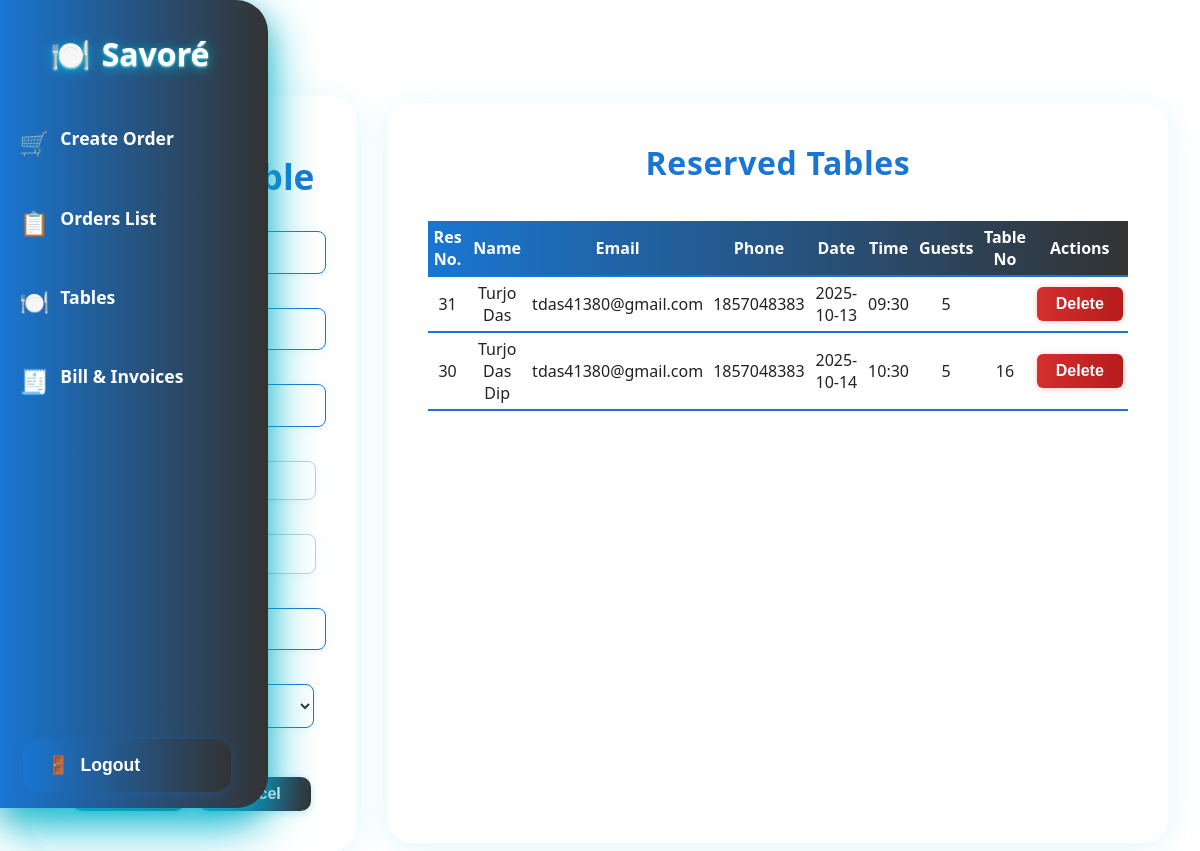
Page /employee/html/tables.php on the committed database.
### tables this page shows
CREATE TABLE `tables` (
  `id` int(10) UNSIGNED NOT NULL,
  `name` varchar(100) NOT NULL,
  `email` varchar(100) NOT NULL,
  `mobile` int(10) NOT NULL,
  `datee` varchar(200) NOT NULL,
  `times` varchar(200) NOT NULL,
  `guests` int(100) NOT NULL,
  `tableno` int(100) DEFAULT NULL
);

### employee/html/tables.php (the view, shortened to what this page needs)
<?php
require_once '../config/database.php';
$errors = [];
$reservations = array();
$result = $conn->query("SELECT * FROM tables ORDER BY id DESC");
if ($result) {
    while ($row = $result->fetch_assoc()) {
        $reservations[] = $row;
    }
}
?>
<!DOCTYPE html>
<html lang="en">
<head>
    <link rel="stylesheet" href="../css/tables.css">
    <link rel="stylesheet" href="../css/styles.css">
</head>
<body>
    <aside class="sidebar">
        <div class="sidebar-logo">
            <span class="logo-icon">🍽️</span>
            <span class="logo-text">Savoré</span>
        </div>
        <ul class="sidebar-links">
            <li><a href="make-orders.php"><span class="icon">🛒</span> <span class="link-text">Create Order</span></a></li>
            <li><a href="orders-list.php"><span class="icon">📋</span> <span class="link-text">Orders List</span></a></li>
            <li><a href="tables.php"><span class="icon">🍽️</span> <span class="link-text">Tables</span></a></li>
            <li><a href="bill.php"><span class="icon">🧾</span> <span class="link-text">Bill & Invoices</span></a></li>
        </ul>
        <button class="logout-btn"><span class="icon">🚪</span> <span class="link-text">Logout</span></button>
    </aside>
    <div class="page-flex">
        <div class="book-table-container">
            <h1>Reserve Table</h1>
            <form id="booking-form" action="#" method="post">
                <input type="text" id="name" name="name" placeholder="Customer Name">
                <div class="field-error"><?php echo isset($errors['name']) ? htmlspecialchars($errors['name']) : ''; ?></div>
                <input type="email" id="email" name="email" placeholder="Customer Email">
                <div class="field-error"><?php echo isset($errors['email']) ? htmlspecialchars($errors['email']) : ''; ?></div>
                <input type="tel" id="phone" name="phone" placeholder="Customer Mobile No.">
                <div class="field-error"><?php echo isset($errors['mobile']) ? htmlspecialchars($errors['mobile']) : ''; ?></div>
                <div class="custom-date-picker">
                    <input type="text" id="date-display" name="date-display" placeholder="Select Date" readonly>
                </div>
                <div class="field-error"><?php echo isset($errors['date']) ? htmlspecialchars($errors['date']) : ''; ?></div>
                <div class="custom-time-picker">
                    <input type="text" id="time-display" name="time-display" placeholder="Select Time" readonly>
                </div>
                <div class="field-error"><?php echo isset($errors['time']) ? htmlspecialchars($errors['time']) : ''; ?></div>
                <input type="number" id="guests" name="guests" min="1" placeholder="Number of Guests">
                <div class="field-error"><?php echo isset($errors['guests']) ? htmlspecialchars($errors['guests']) : ''; ?></div>
                <select name="table-no" id="table-no">
                    <option value="">Select a Table</option>
                </select>
                <div class="field-error"><?php echo isset($errors['tableno']) ? htmlspecialchars($errors['tableno']) : ''; ?></div>
                <div class="button-row">
                    <button type="submit" id="book-btn">Book Now</button>
                    <button type="reset" id="cancel-btn">Cancel</button>
                </div>
            </form>
        </div>
        <div class="table-container">
            <h1 class="table-heading">Reserved Tables</h1>
            <div class="table-wrapper">
                <table>
                    <thead>
                        <tr>
                            <th>Res No.</th>
                            <th>Name</th>
                            <th>Email</th>
                            <th>Phone</th>
                            <th>Date</th>
                            <th>Time</th>
                            <th>Guests</th>
                            <th>Table No</th>
                            <th>Actions</th>
                        </tr>
                    </thead>
                    <tbody id="reservations-tbody">
                        <?php foreach ($reservations as $reservation): ?>
                            <tr data-id="<?php echo htmlspecialchars($reservation['id']); ?>">
                                <td><?php echo htmlspecialchars($reservation['id']); ?></td>
                                <td><?php echo htmlspecialchars($reservation['name']); ?></td>
                                <td><?php echo htmlspecialchars($reservation['email']); ?></td>
                                <td><?php echo htmlspecialchars($reservation['mobile']); ?></td>
                                <td><?php echo htmlspecialchars($reservation['datee']); ?></td>
                                <td><?php echo htmlspecialchars($reservation['times']); ?></td>
                                <td><?php echo htmlspecialchars($reservation['guests']); ?></td>
                                <td><?php echo htmlspecialchars($reservation['tableno']); ?></td>
                                <td>
                                    <button class="delete-btn" data-id="<?php echo htmlspecialchars($reservation['id']); ?>">Delete</button>
                                </td>
                            </tr>
                        <?php endforeach; ?>
                    </tbody>
                </table>
            </div>
        </div>
</body>
</html>

### employee/css/tables.css (style rules this page uses)
body { background: #fff; color: #222; font-family: "Segoe UI", "Roboto", Arial, sans-serif; height: 100vh; margin: 0; padding: 2rem; overflow: hidden; box-sizing: border-box; }
.page-flex { display: flex; gap: 2rem; justify-content: center; align-items: center; margin: 0 auto; max-width: 1200px; min-height: 80vh; }
.book-table-container, .table-container { display: flex; flex-direction: column; flex: 1 1 0; min-height: 500px; background: rgba(255, 255, 255, 0.08); border-radius: 24px; box-shadow: 0 4px 32px rgba(0, 188, 212, 0.12); margin-top: 4rem; }
.book-table-container { max-width: 500px; padding: 2rem 2.5rem 2.5rem 2.5rem; margin-top: 4rem; }
.book-table-container h1 { color: #1976d2; font-size: 2.2rem; text-align: center; }
.book-table-container input, .book-table-container textarea, .book-table-container select { width: 90%; padding: 0.7rem 1rem; margin-top: 0.5rem; border-radius: 8px; border: 1px solid #1976d2; background: rgba(255, 255, 255, 0.18); font-size: 1rem; color: #333; box-shadow: 0 1px 8px rgba(0, 188, 212, 0.08); transition: border-color 0.2s; }
.book-table-container select { width: 99%; }
.book-table-container .button-row { display: flex; gap: 8px; justify-content: center; margin-top: 1rem; }
.table-container { max-width: 1300px; width: 100%; min-width: 700px; min-height: 700px; padding: 0 2.5rem 2.5rem 2.5rem; display: flex; flex-direction: column; }
.table-heading { font-size: 2rem; font-weight: 700; color: #1976d2; letter-spacing: 0.02em; padding: 16px; text-align: center; }
.table-wrapper { max-height: 600px; overflow-y: auto; scrollbar-width: none; }
table { width: 100%; min-width: 700px; border-collapse: collapse; font-size: 1rem; background: #fff; box-shadow: 0 2px 8px rgba(25, 118, 210, 0.08); }
thead { background: linear-gradient(90deg, #1976d2 0%, #333 100%); color: #fff; position: sticky; top: 0; z-index: 10; }
th, td { border-bottom: 2px solid #1976d2; padding: 5px; text-align: center; }
button { margin-top: 0.8rem; width: 48%; padding: 0.5rem 0.7rem; font-size: 1rem; font-weight: 600; color: #fff; background: linear-gradient(90deg, #1976d2 0%, #333 100%); border: none; border-radius: 10px; box-shadow: 0 2px 8px rgba(0, 188, 212, 0.27); cursor: pointer; transition: background 0.3s, box-shadow 0.3s, transform 0.2s; display: inline-block; margin-right: 2%; }
.delete-btn { background: linear-gradient(90deg, #d32f2f 0%, #b71c1c 100%); color: #fff; border: none; border-radius: 6px; padding: 0.5rem 1.2rem; min-width: 80px; font-size: 1rem; font-weight: 600; cursor: pointer; box-shadow: 0 1px 6px rgba(211, 47, 47, 0.27); transition: background 0.2s, box-shadow 0.2s; margin: 0 auto; display: block; width: 100%; }
.field-error { display: block; margin-top: 2px; margin-bottom: 6px; color: #c0392b; font-size: 0.95rem; font-weight: 600; min-height: 1.2em; }
.field-error::before { content: "⚠"; margin-right: 8px; color: #c0392b; font-weight: 700; }
.field-error:empty::before { display: none; }
.custom-time-picker { position: relative; width: 100%; }
.custom-time-picker #time-display { width: 100%; padding: 0.6rem 2.5rem 0.6rem 0.8rem; font-size: 1rem; color: #333; background: #fff; border: 1px solid #ccc; border-radius: 8px; cursor: pointer; transition: border-color 0.3s; box-sizing: border-box; }
.custom-time-picker #time-display::placeholder { color: #999; }
.custom-time-picker #time-display::after { content: "🕒"; position: absolute; right: 10px; top: 50%; transform: translateY(-50%); pointer-events: none; }
.custom-date-picker { position: relative; width: 100%; }
.custom-date-picker #date-display { width: 100%; padding: 0.6rem 2.5rem 0.6rem 0.8rem; font-size: 1rem; color: #333; background: #fff; border: 1px solid #ccc; border-radius: 8px; cursor: pointer; transition: border-color 0.3s; box-sizing: border-box; }
.custom-date-picker #date-display::placeholder { color: #999; }

### rows in the picture
tables: id "31", name "Turjo Das", email "tdas41380@gmail.com", mobile "1857048383", datee "2025-10-13", times "09:30", guests "5"
tables: id "30", name "Turjo Das Dip", email "tdas41380@gmail.com", mobile "1857048383", datee "2025-10-14", times "10:30", guests "5", tableno "16"
